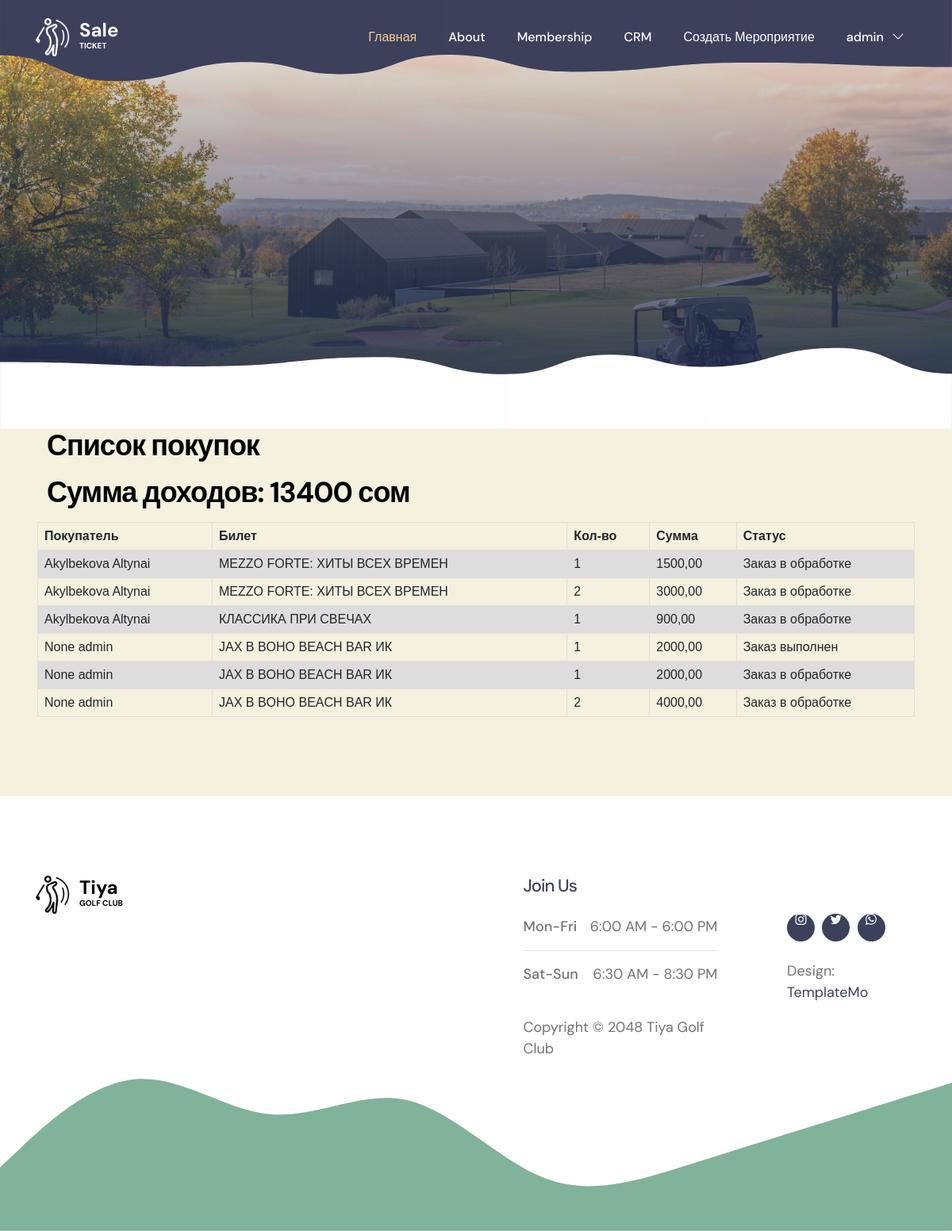
Page /crm/order_list/ (signed in) on the committed database.
### user/models.py (models this page shows, shortened)
class MyUser(AbstractBaseUser):
    first_name = models.CharField(
        max_length=123,
        verbose_name='Имя'
    )
    last_name = models.CharField(
        max_length=123,
        verbose_name='Фамилия',
        blank=True,
        null=True
    )
    phone_number = models.CharField(
        max_length=17,
        verbose_name='Номер телефона',
        unique=True
    )
    wallet = models.DecimalField(
        max_digits=12,
        decimal_places=2,
        verbose_name='Баланс',
        default=0.00
    )
    created_date = models.DateField(
        auto_now_add=True,
        verbose_name='Дата создания'
    )
    status = models.PositiveSmallIntegerField(
        choices=(
            (1, 'Обычный пользователь'),
            (2, 'Менеджер'),
            (3, 'Бухгалтер'),
        ),
        default=1,
        verbose_name='Статус пользователя'
    )
    is_admin = models.BooleanField(
        default=False
    )
    objects = MyUserManager()
    USERNAME_FIELD = 'phone_number'
    REQUIRED_FIELDS = ['first_name']
    def __str__(self):
        return f"{self.last_name} {self.first_name}"
    class Meta:
        verbose_name = 'Пользователь'
        verbose_name_plural = 'Пользователи'

### product/models.py (models this page shows, shortened)
class Order(models.Model):
    user = models.ForeignKey(
        User,
        on_delete=models.PROTECT,
        verbose_name='Пользователь'
    )
    ticket = models.ForeignKey(
        Ticket,
        on_delete=models.PROTECT,
        verbose_name='Билет'
    )
    quantity = models.PositiveSmallIntegerField(
        verbose_name='Кол-во'
    )
    status = models.PositiveSmallIntegerField(
        choices=(
            (1, 'Заказ в обработке'),
            (2, 'Заказ выполнен'),
            (3, 'Заказ отклонен')
        ),
        default=1,
        verbose_name='Статус'
    )
    total_price = models.DecimalField(
        max_digits=12,
        decimal_places=2,
        verbose_name='Общая цена'
    )
    created_date = models.DateTimeField(
        auto_now_add=True,
        verbose_name='Дата создания'
    )

class Ticket(models.Model):
    title = models.CharField(
        max_length=123,
        verbose_name='Название'
    )
    description = models.TextField(
        verbose_name='Описание'
    )
    price = models.DecimalField(
        max_digits=12,
        decimal_places=2,
        verbose_name='Цена билета'
    )
    logo = models.ImageField(
        upload_to='media/ticket_logos',
        verbose_name='Логотип'
    )
    event_date = models.DateTimeField(
        verbose_name='Дата начало мероприятия'
    )
    duration = models.CharField(
        max_length=30,
        verbose_name='Прододжительнось'
    )
    location = models.CharField(
        max_length=223,
        verbose_name='Место проведения'
    )
    quantity = models.PositiveSmallIntegerField(
        verbose_name='Кол-во билетов'
    )
    is_active = models.BooleanField(
        default=True,
        verbose_name='Активен'
    )
    created_date = models.DateTimeField(
        verbose_name='Дата создание объекта',
        auto_now_add=True
    )
    update_date = models.DateTimeField(
        auto_now=True,
        verbose_name='Дата обновления'
    )
    def __str__(self):
        return self.title
    class Meta:
        verbose_name = 'Билет'
        verbose_name_plural = 'Билеты'

### crm/views.py (the view)
# urls.py: path('order_list/', views.order_list_view, name='order_list')
@user_passes_test(lambda u: u.is_admin or u.status == 3, login_url='index')
def order_list_view(request):
    orders = Order.objects.all().order_by('-id')
    income = orders.aggregate(total=Sum('total_price'))['total']
    print(income)
    return render(
        request=request,
        template_name='crm/order_list.html',
        context={
            'orders': orders,
            'income': income
        }
    )

### crm/templates/crm/order_list.html (shortened to what this page needs)
{% extends 'base.html' %}
{% load static %}
{% block content %}
<link rel="stylesheet" href="https://cdnjs.cloudflare.com/ajax/libs/font-awesome/5.15.3/css/all.min.css">
            <section class="hero-section hero-50 d-flex justify-content-center align-items-center" id="section_1">
                <div class="section-overlay"></div>
            </section>
            <section class="events-section events-listing-section section-bg section-padding" id="section_3">
                <div class="container">
                    <div class="row">
                        <div class="col-lg-12 col-12">
                            <h2 class="mb-3">Список покупок</h2>
                            <h2 class="mb-3">Сумма доходов: {{ income }} сом</h2>
                        </div>
                        <table>
                          <tr>
                            <th>Покупатель</th>
                            <th>Билет</th>
                            <th>Кол-во</th>
                            <th>Сумма</th>
                            <th>Статус</th>
                          </tr>
                          {% for order in orders %}
                              <tr>
                                <td>{{ order.user }}</td>
                                <td>{{ order.ticket }}</td>
                                <td>{{ order.quantity }}</td>
                                <td>{{ order.total_price }}</td>
                                <td>{{ order.get_status_display }}</td>
                              </tr>
                          {% endfor %}
                        </table>
                    </div>
                </div>
            </section>
    {% endblock %}

### product/templates/base.html (shortened to what this page needs)
{% load static %}
<html lang="en">
    <head>
        <link href="{% static 'css/bootstrap.min.css' %}" rel="stylesheet">
        <link href="{% static 'css/bootstrap-icons.css' %}" rel="stylesheet">
        <link href="{% static 'css/templatemo-tiya-golf-club.css' %}" rel="stylesheet">
    </head>
<body>
    <main>
        <nav class="navbar navbar-expand-lg">
                    <div class="container">
                    <a class="navbar-brand d-flex align-items-center" href="{% url 'index' %}">
                    <img src="{% static 'images/logo.png' %}" class="navbar-brand-image img-fluid" alt="Tiya Golf Club">
                    <span class="navbar-brand-text">
                    Sale
                    <small>Ticket</small>
                    </span>
                    </a>
                    <div class="collapse navbar-collapse" id="navbarNav">
                    <ul class="navbar-nav ms-lg-auto align-items-lg-center">
                    <li class="nav-item">
                        <a class="nav-link" href="{% url 'index' %}">Главная</a>
                    </li>
                    <li class="nav-item">
                        <a class="nav-link click-scroll" href="#section_2">About</a>
                    </li>
                    <li class="nav-item">
                        <a class="nav-link click-scroll" href="#section_3">Membership</a>
                    </li>
                    {% if request.user.status == 3 or request.user.is_admin %}
                        <li class="nav-item">
                            <a class="nav-link" href="{% url 'order_list' %}">CRM</a>
                        </li>
                    {% endif %}
                    {% if request.user.status == 2 or request.user.is_admin %}
                        <li class="nav-item">
                            <a class="nav-link" href="{% url 'create' %}">Создать Мероприятие</a>
                        </li>
                    {% endif %}
                    {% if request.user.is_authenticated %}
                        <li class="nav-item dropdown">
                            <a class="nav-link dropdown-toggle" href="#" id="navbarLightDropdownMenuLink" role="button" data-bs-toggle="dropdown" aria-expanded="false">
                                {{ request.user.first_name }}
                            </a>
                        </li>
                    {% endif %}
                    </ul>
                    </div>
                    </div>
                </nav>
        {% block content %}
        {% endblock %}
    </main>
    <footer class="site-footer">
                <div class="container">
                    <div class="row">
                        <div class="col-lg-6 col-12 me-auto mb-5 mb-lg-0">
                            <a class="navbar-brand d-flex align-items-center" href="index.html">
                                <img src="{% static 'images/logo.png' %}" class="navbar-brand-image img-fluid" alt="">
                                <span class="navbar-brand-text">
                                    Tiya
                                    <small>Golf Club</small>
                                </span>
                            </a>
                        </div>
                        <div class="col-lg-3 col-12">
                            <h5 class="site-footer-title mb-4">Join Us</h5>
                            <p class="d-flex border-bottom pb-3 mb-3 me-lg-3">
                                <span>Mon-Fri</span>
                                6:00 AM - 6:00 PM
                            </p>
                            <p class="d-flex me-lg-3">
                                <span>Sat-Sun</span>
                                6:30 AM - 8:30 PM
                            </p>
                            <br>
                            <p class="copyright-text">Copyright © 2048 Tiya Golf Club</p>
                        </div>
                            <div class="col-lg-2 col-12 ms-auto">
                                <ul class="social-icon mt-lg-5 mt-3 mb-4">
                                    <li class="social-icon-item">
                                        <a href="#" class="social-icon-link bi-instagram"></a>
                                    </li>
                                    <li class="social-icon-item">
                                        <a href="#" class="social-icon-link bi-twitter"></a>
                                    </li>
                                    <li class="social-icon-item">
                                        <a href="#" class="social-icon-link bi-whatsapp"></a>
                                    </li>
                                </ul>
                                <p class="copyright-text">Design: <a rel="nofollow" href="https://templatemo.com" target="_blank">TemplateMo</a></p>
                            </div>
                    </div>
                </div>
            </footer>
</body>
</html>

### crm/templates/crm/order_list.html (style rules this page uses)
table { font-family: arial, sans-serif; border-collapse: collapse; width: 100%; }
td, th { border: 1px solid #dddddd; text-align: left; padding: 8px; }
tr:nth-child(even) { background-color: #dddddd; }

### rows in the picture
MyUser: user.first_name "admin"
Order: user "Akylbekova Altynai", ticket "MEZZO FORTE: ХИТЫ ВСЕХ ВРЕМЕН", quantity "1", total_price "1500,00", status "Заказ в обработке"
Order: user "Akylbekova Altynai", ticket "MEZZO FORTE: ХИТЫ ВСЕХ ВРЕМЕН", quantity "2", total_price "3000,00", status "Заказ в обработке"
Order: user "Akylbekova Altynai", ticket "КЛАССИКА ПРИ СВЕЧАХ", quantity "1", total_price "900,00", status "Заказ в обработке"
Order: user "None admin", ticket "JAX В BOHO BEACH BAR ИК", quantity "1", total_price "2000,00", status "Заказ выполнен"
Order: user "None admin", ticket "JAX В BOHO BEACH BAR ИК", quantity "1", total_price "2000,00", status "Заказ в обработке"
Order: user "None admin", ticket "JAX В BOHO BEACH BAR ИК", quantity "2", total_price "4000,00", status "Заказ в обработке"

### other values in the picture
{{ income }} "13400"
